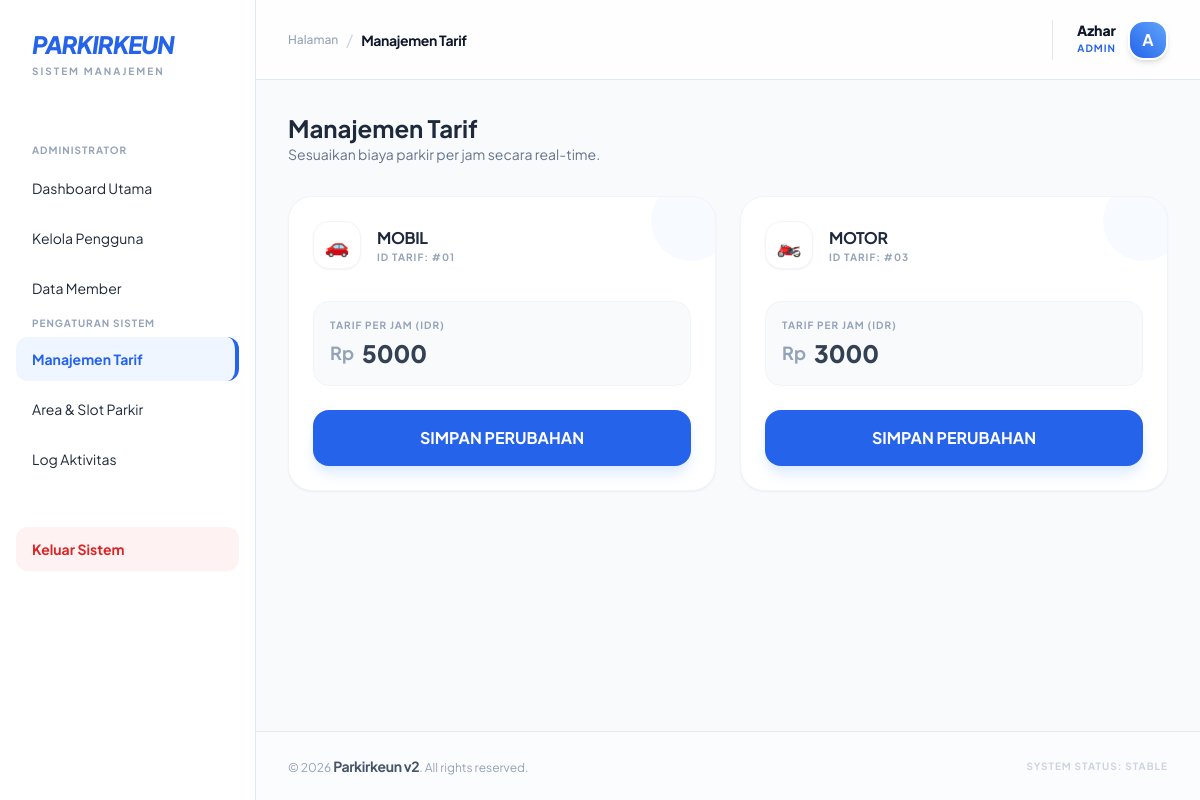
Screenshot of /public/admin/tarif (signed in) with the database file from the repository.
### tables this page shows
CREATE TABLE `tb_tarif` (
  `id_tarif` int(11) NOT NULL,
  `jenis_kendaraan` enum('motor','mobil','lainnya') DEFAULT NULL,
  `tarif_per_jam` decimal(10,0) DEFAULT NULL
);

### app/core/Controller.php (called while the page is built, shortened)
<?php
class Controller {
    public function view($view, $data = []) {
        require_once '../app/views/' . $view . '.php';
    }
    public function model($model) {
        return new $model;
    }
}

### app/controllers/Admin.php (called while the page is built, shortened)
<?php
class Admin extends Controller {
    public function tarif() {
        $data['judul'] = 'Manajemen Tarif';
        $data['tarif'] = $this->model('Parkir_model')->getTarif();
        $this->view('admin/tarif', $data);
    }
}

### app/core/App.php (called while the page is built, shortened)
<?php
class App {
    protected $method = 'index';
    protected $params = [];
    public function __construct() {
        $url = $this->parseURL();
        if (isset($url[0])) {
            $url[0] = ucfirst($url[0]);
            if (file_exists('../app/controllers/' . $url[0] . '.php')) {
                unset($url[0]);
            }
        }
        $this->controller = new $this->controller;
        if (isset($url[1])) {
            if (method_exists($this->controller, $url[1])) {
                $this->method = $url[1];
            }
        }
        call_user_func_array([$this->controller, $this->method], $this->params);
    }
    public function parseURL() {
        if (isset($_GET['url'])) {
            $url = rtrim($_GET['url'], '/');
            $url = filter_var($url, FILTER_SANITIZE_URL);
            return explode('/', $url);
        }
        return [];
    }
}

### public/index.php (called while the page is built, shortened)
<?php
$app = new App;

### app/core/Database.php (called while the page is built, shortened)
<?php
class Database {
    private $host = DB_HOST;
    private $user = DB_USER;
    private $pass = DB_PASS;
    private $db_name = DB_NAME;
    private $dbh;
    private $stmt;
    public function __construct() {
        $dsn = 'mysql:host=' . $this->host . ';dbname=' . $this->db_name;
        $option = [
            PDO::ATTR_PERSISTENT => true,
            PDO::ATTR_ERRMODE => PDO::ERRMODE_EXCEPTION
        ];
        try {
            $this->dbh = new PDO($dsn, $this->user, $this->pass, $option);
        } catch(PDOException $e) {
            die($e->getMessage());
        }
    }
    public function query($query) {
        $this->stmt = $this->dbh->prepare($query);
    }
    public function execute() {
        return $this->stmt->execute();
    }
    public function resultSet() {
        $this->execute();
        return $this->stmt->fetchAll(PDO::FETCH_ASSOC);
    }
}

### app/models/Parkir_model.php (called while the page is built, shortened)
<?php
class Parkir_model {
    private $db;
    public function __construct() {
        $this->db = new Database;
    }
    public function getTarif() {
        $this->db->query("SELECT * FROM tb_tarif");
        return $this->db->resultSet();
    }
}

### app/views/admin/tarif.php (the view, shortened to what this page needs)
<div class="mb-8">
    <h1 class="text-2xl font-bold text-slate-800">Manajemen Tarif</h1>
    <p class="text-slate-500 text-sm">Sesuaikan biaya parkir per jam secara real-time.</p>
</div>
<div class="grid grid-cols-1 md:grid-cols-2 gap-6">
    <?php foreach($data['tarif'] as $t) : ?>
    <div class="bg-white p-6 rounded-3xl shadow-sm border border-slate-100 relative overflow-hidden">
        <div class="absolute -top-4 -right-4 w-20 h-20 bg-blue-50 rounded-full opacity-50"></div>
        <div class="flex items-center gap-4 mb-8 relative">
            <div class="w-12 h-12 flex items-center justify-center bg-white shadow-sm border border-slate-100 rounded-2xl text-xl">
                <?= (strtolower($t['jenis_kendaraan']) == 'mobil') ? '🚗' : '🏍️'; ?>
            </div>
            <div>
                <h2 class="font-bold text-slate-800 tracking-tight uppercase"><?= $t['jenis_kendaraan']; ?></h2>
                <p class="text-[10px] text-slate-400 font-bold tracking-widest">ID TARIF: #0<?= $t['id_tarif']; ?></p>
            </div>
        </div>
        <form action="<?= BASEURL; ?>/admin/update_tarif" method="POST" class="relative">
            <div class="bg-slate-50 p-4 rounded-2xl mb-6 border border-slate-100">
                <label class="block text-[10px] font-bold text-slate-400 uppercase tracking-widest mb-1">Tarif Per Jam (IDR)</label>
                <div class="flex items-center gap-2">
                    <span class="text-lg font-bold text-slate-400">Rp</span>
                    <input type="number" name="tarif" value="<?= (int)$t['tarif_per_jam']; ?>" required
                           class="bg-transparent w-full text-2xl font-black text-slate-700 outline-none focus:text-blue-600 transition-colors">
                </div>
            </div>
            <button type="submit" class="w-full bg-blue-600 text-white py-4 rounded-2xl font-bold hover:bg-blue-700 active:scale-[0.98] transition-all shadow-lg shadow-blue-100">
                SIMPAN PERUBAHAN
            </button>
        </form>
    </div>
    <?php endforeach; ?>
</div>

### app/views/templates/header.php (style rules this page uses)
body { font-family: 'Plus Jakarta Sans', sans-serif; overflow-x: hidden; }

### rows the page displays
tb_tarif: jenis_kendaraan "MOBIL", id_tarif "1", tarif "5000"
tb_tarif: jenis_kendaraan "MOTOR", id_tarif "3", tarif "3000"

### other values shown
$data['judul'] "Manajemen Tarif"
$_SESSION['nama'] "Azhar"
$_SESSION['role'] "ADMIN"
substr($_SESSION['nama'] ?? 'U', 0, 1) "A"
